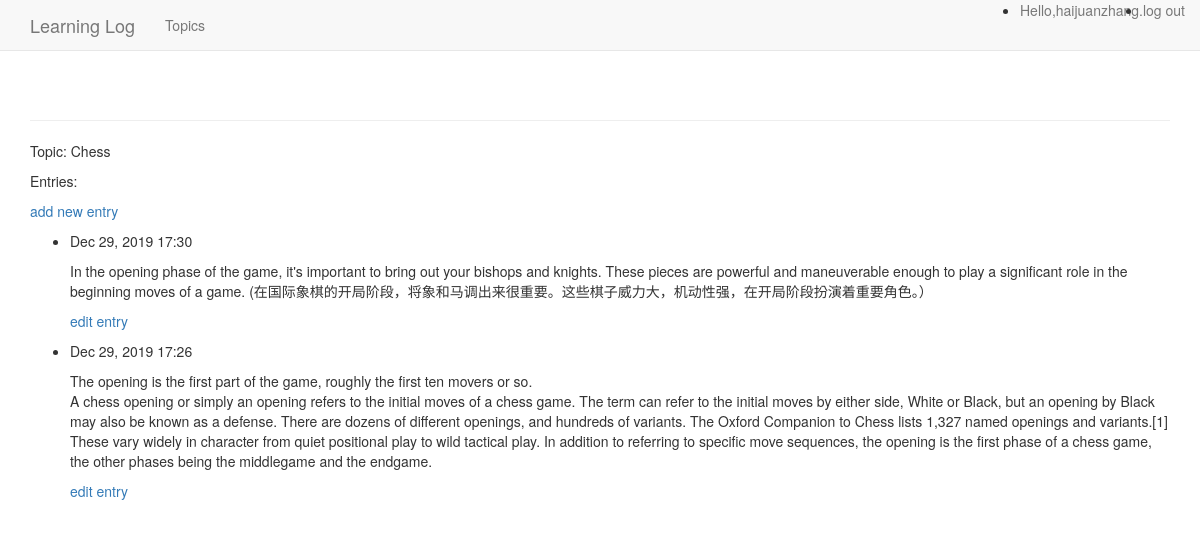
The page /topics/2/ (signed in) on the database its author committed.
### learning_logs/models.py (models this page shows, shortened)
class Topic(models.Model):
	text = models.CharField(max_length=200)
	date_added = models.DateTimeField(auto_now_add=True)
	def __str__(self):
		return self.text

class Entry(models.Model):
	topic = models.ForeignKey(Topic, on_delete=models.CASCADE)
	text = models.TextField()
	date_added = models.DateTimeField(auto_now_add=True)
	class Meta:
		verbose_name_plural = 'entries'

### learning_logs/views.py (the view)
# urls.py: path('topics/<topic_id>/',views.topic, name = 'topic'),
def topic(request,topic_id):
	topic = Topic.objects.get(id = topic_id)
	entries = topic.entry_set.order_by('-date_added')
	context = {'topic': topic, 'entries': entries}
	return render(request, 'learning_logs/topic.html', context)

### learning_logs/templates/learning_logs/topic.html
{% extends "learning_logs/base.html" %}
{% block content %}
<p>Topic: {{ topic }}</p>
<p>Entries:</p>
<p>
	<a href="{% url 'learning_logs:new_entry' topic.id %}">add new entry</a>
</p>
<ul>
{% for entry in entries %}
   <li>
   	<p>{{ entry.date_added|date:'M d, Y H:i' }}</p>
   	<p>{{ entry.text|linebreaks }}</p>
<p>
	<a href="{% url 'learning_logs:edit_entry' entry.id %}"> edit entry</a>
</p>
   </li>
  {% empty %}
  <li>
  	There are no entries for this topic yet.
  </li>
  {% endfor %}
</ul>
{% endblock content %}

### learning_logs/templates/learning_logs/base.html (shortened to what this page needs)
 {% load bootstrap3 %}
 <!DOCTYPE html>
 <html lang = "en">
 	<head>
 		{% bootstrap_css %}
 	</head>
    <body>
  <nav class="navbar navbar-default navbar-static-top">
  	<div class = "container">
  		<div class = "navbar-header"
          <button type="button" class="navbar-toggle collapsed" data-toggle="collapse" data-target="#navbar"
  		   aria-expanded = "false" aria-controls="navbar">
    <a class="navbar-brand" href="{% url 'learning_logs:index'%}">
        Learning Log</a>
     </div>
    <div class="navbar-collapse collapse" id="navbar">
      <ul class="nav navbar-nav">
         <li><a  href="{% url 'learning_logs:topics'%}">Topics</a></li>
      </ul>
      <ul class="navbar-nav navbar-right">
        {% if user.is_authenticated %}
          <li><a> Hello,{{ user.username }}.</a></li>
          <li><a href="{% url 'users:logout' %}">log out</a></li>
        {% else %}
          <li><a href="{% url 'users:register' %}">register</a></li>
          <li><a href="{% url 'users:login' %}">log in</a></li>
        {% endif %}
      </ul>
    </div>
</div>
  </nav>
  <div class = "container">
  	<div class = "page-header">
  	</div>
  	<div>
  		{% block content %}{% endblock content %}
  	</div>
  </div>
  </body>
  </html>

### rows shown on the page
Topic: text "Chess"
Entry: date_added "Dec 29, 2019 17:30", text "In the opening phase of the game, it's important to bring out your bishops and knights. These pieces are powerful and maneuverable enough to play a significant role in the beginning moves of a game. (在国际象棋的开局阶段，将象和马调出来很重要。这些棋子威力大，机动性强，在开局阶段扮演着重要角色。）"
Entry: date_added "Dec 29, 2019 17:26", text "The opening is the first part of the game, roughly the first ten movers or so. A chess opening or simply an opening refers to the initial moves of a chess game. The term can refer to the initial moves by either side, White or Black, but an opening by Black may also be known as a defense. There are dozens of different openings, and hundreds of variants. The Oxford Companion to Chess lists 1,327 named openings and variants.[1] These vary widely in character from quiet positional play to wild tactical play. In addition to referring to specific move sequences, the opening is the first phase of a chess game, the other phases being the middlegame and the endgame."

### other values the page prints
{{ user.username }} "haijuanzhang"
